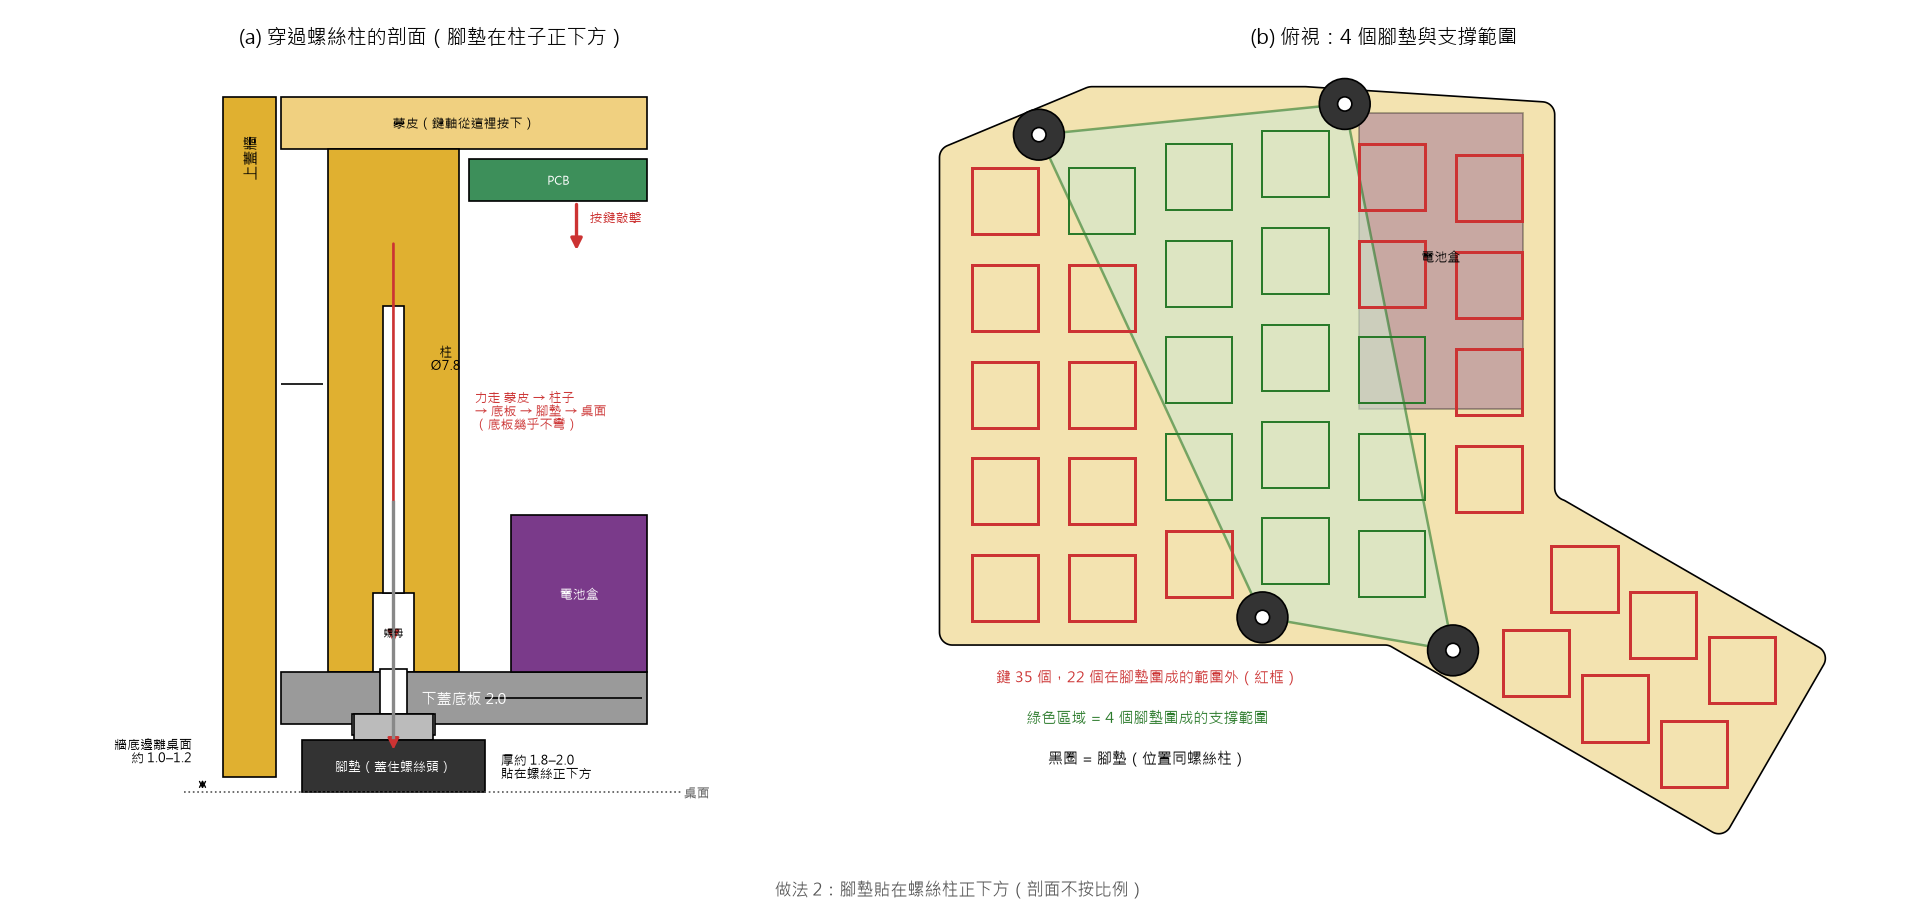

This chart was generated by the following Python code:
"""Detail diagram of the 'feet right under the screw posts' option (not to scale in section)."""
import sys
from pathlib import Path

sys.path.insert(0, str(Path(__file__).resolve().parents[1] / "src"))
import numpy as np
import matplotlib
matplotlib.use("Agg")
import matplotlib.pyplot as plt
from matplotlib.patches import Circle, FancyArrowPatch, Polygon, Rectangle
from shapely.geometry import MultiPoint, Point

import outline
import params
import topcase
from placeholders import battery_holder

plt.rcParams["font.family"] = ["Microsoft JhengHei", "sans-serif"]
WALL_C, PLATE_C, PCB_C, BAT_C, SKIN_C, FOOT_C = "#e0b030", "#9a9a9a", "#3d8f5a", "#7a3a8a", "#f0d080", "#333333"


def rect(ax, x, y, w, h, c, label=None, tc="k", fs=9, lw=1):
    ax.add_patch(Rectangle((x, y), w, h, fc=c, ec="k", lw=lw))
    if label:
        ax.text(x + w / 2, y + h / 2, label, ha="center", va="center", fontsize=fs, color=tc)


def arrow(ax, p, q, c="#c33", lw=2):
    ax.add_patch(FancyArrowPatch(p, q, arrowstyle="-|>", mutation_scale=14, color=c, lw=lw))


def dim(ax, p, q, text, off=(0, 0), fs=8, ha="center"):
    ax.add_patch(FancyArrowPatch(p, q, arrowstyle="<->", mutation_scale=9, color="k", lw=0.8))
    ax.text((p[0] + q[0]) / 2 + off[0], (p[1] + q[1]) / 2 + off[1], text, fontsize=fs, ha=ha, va="center")


def poly(ax, g, **kw):
    ax.add_patch(Polygon(np.array(g.exterior.coords), closed=True, **kw))


# ---- data for the plan view -------------------------------------------------------------------------
out = outline.case_outline_polygon("left")
posts = topcase.post_positions("left")
hull = MultiPoint(posts).convex_hull
keys = []
for cut in topcase.key_cutouts("left"):
    b = cut.bounding_box()
    keys.append(((b.min.X + b.max.X) / 2, (b.min.Y + b.max.Y) / 2))
outside = [k for k in keys if not hull.contains(Point(k))]
bb = battery_holder("left").bounding_box()
print("posts", [tuple(round(v, 1) for v in p) for p in posts])
print("keys", len(keys), "outside the post polygon", len(outside))

fig, ax = plt.subplots(1, 2, figsize=(16, 7.5), gridspec_kw={"width_ratios": [1, 1.25]})

# ---- (a) section through one post --------------------------------------------------------------------
a = ax[0]
rect(a, 0, 0, 2, 26, WALL_C)
a.text(1, 24.5, "上蓋牆", ha="center", va="top", fontsize=9, rotation=90)
rect(a, 2.2, 24.0, 14.0, 2.0, SKIN_C, "蒙皮（鍵軸從這裡按下）", fs=8)
rect(a, 4.0, 4.0, 5.0, 20.0, WALL_C)                                  # post
a.text(8.5, 16.0, "柱\nØ7.8", ha="center", va="center", fontsize=8)
rect(a, 5.7, 4.0, 1.6, 3.0, "white", "螺母", fs=6)                    # nut pocket
rect(a, 6.1, 7.0, 0.8, 11.0, "white")                                   # blind hole
rect(a, 2.2, 2.0, 14.0, 2.0, PLATE_C, "下蓋底板 2.0", "w")
rect(a, 6.0, 2.0, 1.0, 2.1, "white")                                    # through hole
rect(a, 4.9, 1.6, 3.2, 0.8, "white")                                    # counterbore
rect(a, 5.0, 1.4, 3.0, 1.0, "#bbb")                                     # screw head
a.plot([6.5, 6.5], [1.5, 10.5], color="#888", lw=2)
rect(a, 3.0, -0.6, 7.0, 2.0, FOOT_C, "腳墊（蓋住螺絲頭）", "w", fs=8)
a.text(10.6, 0.4, "厚約 1.8–2.0\n貼在螺絲正下方", fontsize=8, va="center")
rect(a, 10.0, 3.0, 6.0, 0.0, "none")
rect(a, 11.0, 4.0, 5.2, 6.0, BAT_C, "電池盒", "w", fs=8)
rect(a, 2.2, 15.0, 1.6, 0.0, "none")
rect(a, 9.4, 22.0, 6.8, 1.6, PCB_C, "PCB", "w", fs=7)
a.plot([-1.5, 17.5], [-0.6, -0.6], color="#555", lw=1, ls=":")
a.text(17.6, -0.6, "桌面", fontsize=8, va="center", color="#555")
dim(a, (-0.8, -0.6), (-0.8, 0.0), "")
a.text(-1.2, 1.0, "牆底邊離桌面\n約 1.0–1.2", fontsize=8, ha="right", va="center")
arrow(a, (13.5, 22.0), (13.5, 20.0))
a.text(14.0, 21.2, "按鍵敲擊", fontsize=8, color="#c33")
arrow(a, (6.5, 20.5), (6.5, 5.0), lw=1.6)
arrow(a, (6.5, 3.0), (6.5, 0.9), lw=1.6)
a.text(9.6, 14.0, "力走 蒙皮 → 柱子\n→ 底板 → 腳墊 → 桌面\n（底板幾乎不彎）", fontsize=8, color="#c33", va="center")
a.set_xlim(-6, 22)
a.set_ylim(-3, 27.5)
a.set_aspect("equal")
a.axis("off")
a.set_title("(a) 穿過螺絲柱的剖面（腳墊在柱子正下方）", fontsize=12, pad=8)

# ---- (b) plan view: posts, feet, support polygon, keys ----------------------------------------------
c = ax[1]
poly(c, out, fc="#f3e3b0", ec="k", lw=1)
c.add_patch(Rectangle((bb.min.X, bb.min.Y), bb.max.X - bb.min.X, bb.max.Y - bb.min.Y, fc=BAT_C, ec="k", alpha=0.35))
c.text((bb.min.X + bb.max.X) / 2, (bb.min.Y + bb.max.Y) / 2, "電池盒", ha="center", color="k", fontsize=8)
poly(c, hull, fc="#cfe8cf", ec="#2a7a2a", lw=1.5, alpha=0.6)
for k in keys:
    ok = hull.contains(Point(k))
    c.add_patch(Rectangle((k[0] - 6.5, k[1] - 6.5), 13.0, 13.0, fc="none", ec="#2a7a2a" if ok else "#c33", lw=1.2 if ok else 1.8))
for x, y in posts:
    c.add_patch(Circle((x, y), 5.0, fc=FOOT_C, ec="k"))
    c.add_patch(Circle((x, y), 1.4, fc="white", ec="k"))
c.text(35, -148, f"鍵 {len(keys)} 個，{len(outside)} 個在腳墊圍成的範圍外（紅框）", fontsize=9, color="#c33", ha="center")
c.text(35, -156, "綠色區域 = 4 個腳墊圍成的支撐範圍", fontsize=9, color="#2a7a2a", ha="center")
c.text(35, -164, "黑圈 = 腳墊（位置同螺絲柱）", fontsize=9, ha="center")
c.set_xlim(-12, 175)
c.set_ylim(-182, -25)
c.set_aspect("equal")
c.axis("off")
c.set_title("(b) 俯視：4 個腳墊與支撐範圍", fontsize=12, pad=8)
fig.tight_layout(rect=(0, 0.03, 1, 0.97))
fig.text(0.5, 0.005, "做法 2：腳墊貼在螺絲柱正下方（剖面不按比例）", ha="center", fontsize=10, color="#555")
fig.savefig("docs/option_feet_detail.png", dpi=120)
